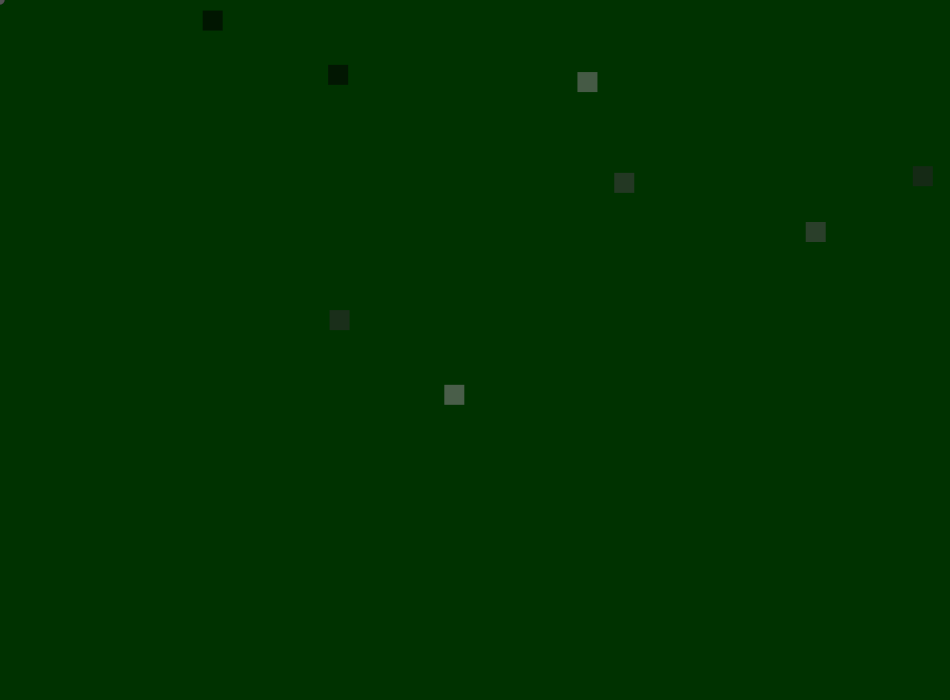
Frame 1 (no input)
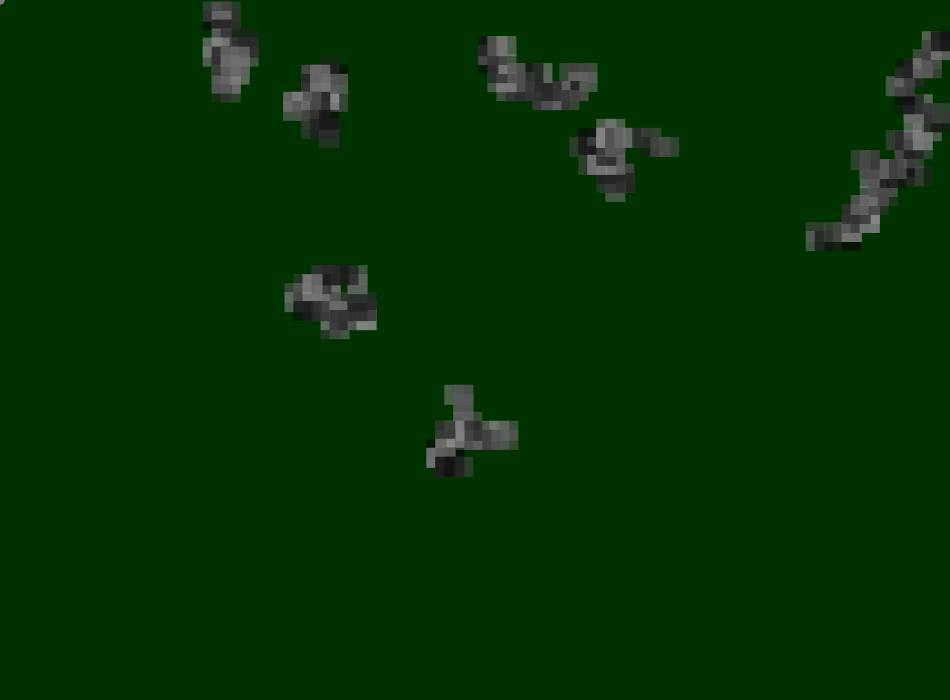
Frame 60 (the mouse pressed at the canvas centre just before this capture)
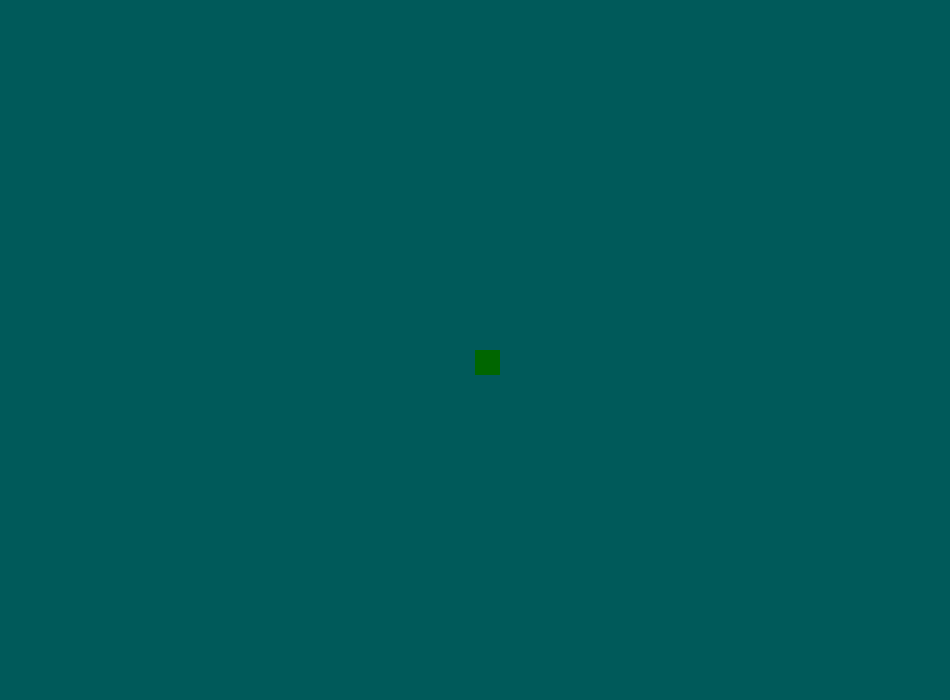
Frame 120 (the mouse held since frame 60 and released just before this capture)

The Processing sketch that drew these frames (run headless with seeded random() and noise(); from frame 60 on, the mouse is pressed at the canvas centre):

// Processing sketch: processing_142150
// ── processing_142150.pde


Walker[] w = new Walker [8];  //declaring array

void setup(){
  size(950,700);  //size of sketch
  background(0,50,0);  //black background
  frameRate(20);  //speed of animation


//objects
 for (int i = 0; i < w.length; i ++ ) {    //initializing each walker with a for loop
    w[i] = new Walker();
  }   //end of loop
}     //end setup
 
void draw(){
  for (int i = 0; i < w.length; i++ ) { //run each object with a for loop
    w[i].walk();
    w[i].display();
   
   
    for (int j = 0; j < w.length; j++ ) {    //checking the objects with a for loop.
       if ( (  w[i].intersect(w[j]) )  ) {   //pass w[j] to the intersect function *
            w[i].inter();
                       //if boolean called intersect is true then run .inter()
           } else {
           w[i].no_inter();
           }   //end if      
    }   //end second loop
   
   
  }    //end loop
  
  if (keyPressed)         //restart the sketch by pressing R
  if (key == 'r' || key == 'R') {
  setup();
}   //end keyPressed function
 
if(mousePressed){
 background(0,90,90);    //if mouse is pressed then background changed to white
 fill(0,102,0);      //color of rectangle
rect(mouseX,mouseY, 25,25);  //rectangle controlled by mouse, release to restart
}
}      //end draw
 
class Walker {      //declare walker class
 
  float x, y;        //decalre float
  int s;             //declare integer 1
  int t;             //declare integer 2
  color c = color(70, 40);  //end random, only gets dark if spots an overlap
 
  //constructor
  Walker() {
    x = random(width);     //random x value
    y = random(height);    //random y value
    s = 9;                //integer 1=9
    t = 20;                //integer 2=20
  }
 
 
  void display() {
    noStroke();
    fill(random(150), 150);      //color of squares random grey scale
    rect(x,y,t,t);              //squares are displayed 
    ellipse(mouseX,mouseY,s,s); //square with random grey scale that is movable with mouse
    
  }  //end display
 
  void walk() {     //start walk function
    int option = int(random(4));  //declare random integer 0-4 
    if (option == 0) {
      x = x + s;               //first option
    } else if (option == 1) {  //second option
      x = x - s;
    } else if (option == 2) {  //third option
      y = y + s;
    } else {
      y = y - s;
    }     
    x = constrain(x,0,width);   //x value will not exceed width
    y = constrain(y,0,height);  //y value will not exceed height
    }   //end Walk
     
 //intersect and no intersect functions for color
    void inter() {
    c = color(50,140,50);   //green 50% transparency
    fill(c);
    text("IIIIIIIIIIIIIIIIIIII", x, y);   //display small green lines at intersections
  }
    void no_inter() {      //back to grey when no intersectino
    c = color(50, 10);
    }
   
  //check other walkers function with boolean test
 boolean intersect(Walker w0) {   //use object as arguments in functions
  float d = dist(x,y,w0.x,w0.y);  //distance between X,Y and the walker that was passed X,Y
 if ((d > 0) && (d < s*5)) {                   //multiplying s*3 just to increase possibility
    return true;    
  } else {
    return false;
    }
  }  //end boolean test
 
  
   
   
}  //end class
